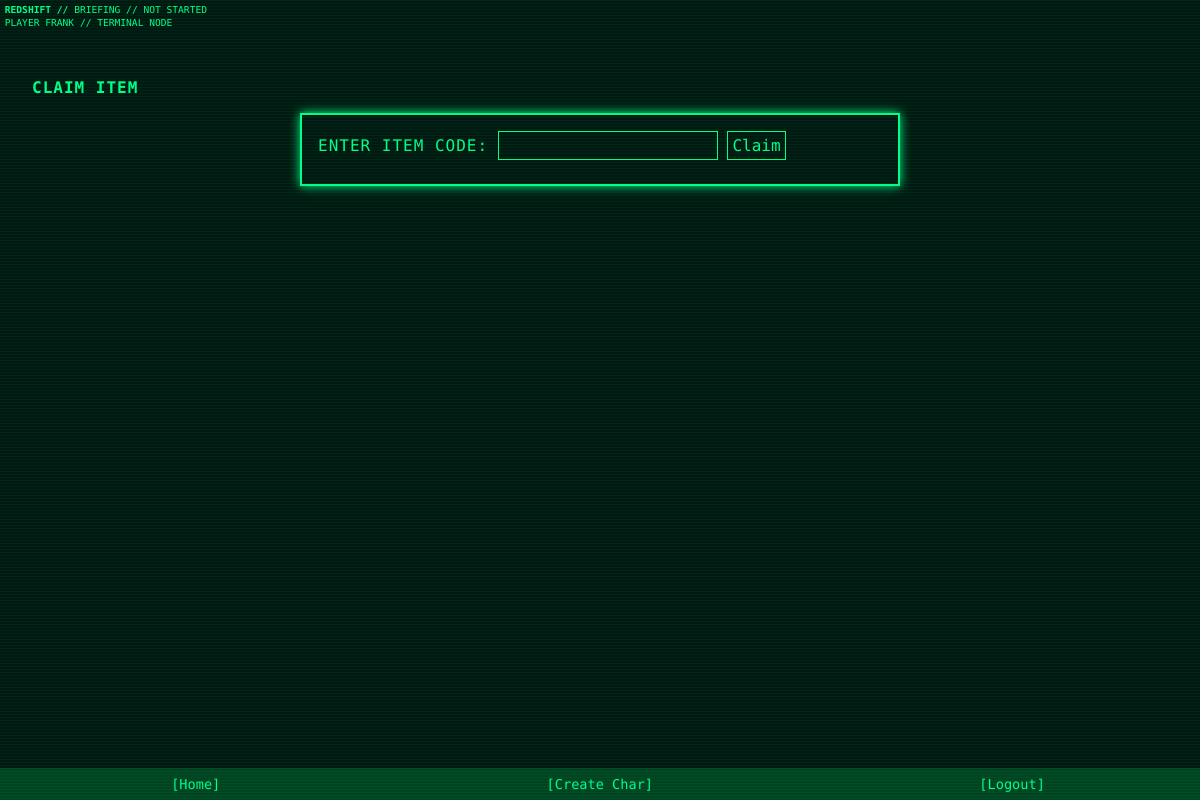
Screenshot of /claim_item (signed in) with the database file from the repository.
### app/models.py (models this page shows)
class GameState(db.Model):
    id = db.Column(db.Integer, primary_key=True, default=1)
    current_phase = db.Column(db.String(50), default="Not Started")
    phase_started_at = db.Column(db.DateTime, nullable=True)
    phase_duration_minutes = db.Column(db.Integer, default=40)
    alert_level = db.Column(db.String(20), default="Nominal")

class User(UserMixin, db.Model):
    id = db.Column(db.Integer, primary_key=True)
    username = db.Column(db.String(64), unique=True, nullable=False)
    email = db.Column(db.String(120), unique=True, nullable=False)
    password = db.Column(db.String(128), nullable=False)
    is_verified = db.Column(db.Boolean, default=False)
    role = db.Column(db.String(20), default='Player')  # 'Player' or 'Control'
    theme = db.Column(db.String(32), default='theme-green')
    character = db.relationship("Character", backref="user", uselist=False)

### app/routes.py (the view, shortened to what this page needs)
@main_bp.route('/claim_item', methods=['GET', 'POST'])
@login_required
def claim_item():
    if current_user.role != 'Player':
        abort(403)
    state = GameState.query.get(1)
    now = datetime.now()
    message = None
    return render_template('claim_item.html', message=message, state=state, now=now)

### app/models.py (called while the page is built)
@login_manager.user_loader
def load_user(user_id):
    return User.query.get(int(user_id))

### app/templates/claim_item.html (shortened to what this page needs)
{% extends "base.html" %}
{% block content %}
<h2>Claim Item</h2>
<form method="post">
  <label>Enter Item Code:</label>
  <input type="text" name="code" required>
  <button type="submit">Claim</button>
</form>
{% endblock %}

### app/templates/base.html (shortened to what this page needs)
<!DOCTYPE html>
<html lang="en">
<head>
  <link rel="stylesheet" href="{{ url_for('static', filename='css/retro.css') }}">
</head>
<body class="{{ current_user.theme if current_user.is_authenticated else 'theme-green' }}">
<div class="top-bar">
  <div>
    <strong>REDSHIFT //</strong>
    {% if state %}
      {{ state.current_phase }} //
      {% if state.phase_started_at %}
        <span id="phase-timer"></span>
      {% else %}
        Not started
      {% endif %}
    {% else %}
      STATE UNKNOWN
    {% endif %}
  </div>
  <div>
    {{ current_user.role if current_user.is_authenticated else "GUEST" }}
    {{ current_user.username }} // TERMINAL NODE
  </div>
</div>
<main class="main-content">
  {% block content %}{% endblock %}
</main>
<div class="nav-bar-bottom">
  {% if current_user.is_authenticated %}
  <a href="{{ url_for('main.dashboard') }}">Home</a>
    {% if current_user.role == 'Control' %}
    <a href="{{ url_for('main.manage_displays') }}">Displays</a>
    <a href="{{ url_for('main.control_game_state') }}">Game State</a>
    {% else %}
      {% if character %}
        <a href="{{ url_for('main.edit_character') }}">Edit</a>
      {% else %}
        <a href="{{ url_for('main.claim_character') }}">Create Char</a>
      {% endif %}
    {% endif %}
    <a href="{{ url_for('auth.logout') }}">Logout</a>
  {% else %}
    <a href="{{ url_for('auth.login') }}">Login</a>
    <a href="{{ url_for('auth.register') }}">Register</a>
  {% endif %}
</div>
</body>
</html>

### app/static/css/retro.css (style rules this page uses)
:root { --color-bg: #001a11; }
.theme-green { --color-fg: #00ff88; --color-accent: #00ffaa; --color-border: #00cc88; --color-muted: #004422; }
@media (min-width: 600px) { body { background-color: var(--color-bg); color: var(--color-fg); font-family: 'Share Tech Mono', monospace; margin: 0; padding: 0; animation: flickerAnim 3.6s infinite alternate; } }
@media (min-width: 600px) { a, h1, h2, h3, p, label, input, textarea, button, .nav-bar, .panel { animation: flickerAnim 3.6s infinite alternate; } }
@media (min-width: 600px) { h1, h2, h3 { padding: 0em 2em; } }
@media (min-width: 600px) { body::before { content: ""; position: fixed; top: 0; left: 0; width: 100%; height: 100%; pointer-events: none; background: repeating-linear-gradient( to bottom, rgba(0, 255, 136, 0.05) 0px, rgba(0, 255, 136, 0.05) 1px, transparent 1px, transparent 3px ); z-index: 9999; animation: roll 60s linear infinite; } }
a { text-decoration: none; color: var(--color-fg) }
a:before { content: "["; color: var(--color-fg) }
a:after { content: "]"; color: var(--color-fg) }
form, .panel, .container { border: 2px solid var(--color-fg); padding: 1rem; margin: 1rem auto; max-width: 600px; background-color: var(--color-bg); box-shadow: 0 0 10px var(--color-fg); width: 100%; box-sizing: border-box; }
input, textarea, button { background-color: var(--color-bg); color: var(--color-fg); border: 1px solid var(--color-fg); font-family: inherit; padding: 0.25rem; margin-bottom: 0.5rem; box-sizing: border-box; font-size: 1rem; }
h1, h2, h3, label { text-transform: uppercase; letter-spacing: 1px; font-size: 1rem; }
.top-bar { background-color: var(--color-bg); color: var(--color-fg); padding: 0.5em; line-height: 1.1; white-space: normal; display: flex; flex-direction: column; gap: 0.25em; text-transform: uppercase; font-size: 0.6em; }
.main-content { padding-top: 2rem; }
.nav-bar-bottom { position: fixed; bottom: 0; width: 100%; background-color: var(--color-muted); display: flex; justify-content: space-around; padding: 0.5rem; z-index: 100; }
.nav-bar-bottom a { font-size: 0.85rem; color: var(--color-fg); text-decoration: none; }

### rows the page displays
GameState: current_phase "BRIEFING"
User: role "PLAYER", username "FRANK"
